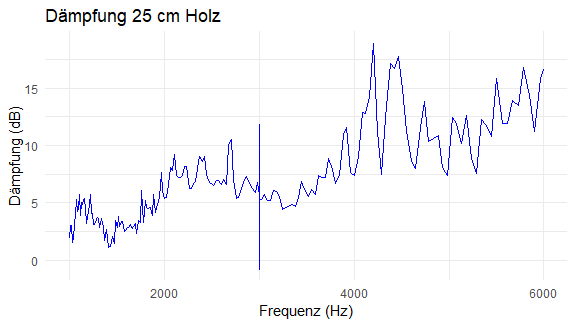

Source code (R):
# Pakete laden
library(readxl)
library(dplyr)
library(writexl)
library(openxlsx)

tabelle1 <- read.xlsx("C:\\Users\\veren\\OneDrive\\Dokumente\\Holztechnikum\\Diplomarbeit\\Analyse\\250Holz\\250Holz_neu.xlsx")
tabelle2 <- read_excel("C:\\Users\\veren\\OneDrive\\Dokumente\\Holztechnikum\\Diplomarbeit\\Analyse\\Freifeld\\Freifeld_neu.xlsx") 
colnames(tabelle1)
colnames(tabelle2)

kombinierte_tabelle <- inner_join(
  tabelle1 %>% select(Frequency, Mittelwert),
  tabelle2 %>% select(Frequency, Mittelwert),
  by = "Frequency",
  suffix = c("_1", "_2")
)

kombinierte_tabelle <- kombinierte_tabelle %>%
  mutate(Differenz = Mittelwert_1 - Mittelwert_2)

# Ergebnisse anzeigen
head(kombinierte_tabelle)


# Optional: Ergebnisse exportieren
write_xlsx(kombinierte_tabelle, "C:/Users/veren/OneDrive/Dokumente/Holztechnikum/Diplomarbeit/Analyse/250Holz/Kombiniert.xlsx")


library(ggplot2)

# 3. Excel-Datei einlesen
daten <- read_excel("C:/Users/veren/OneDrive/Dokumente/Holztechnikum/Diplomarbeit/Analyse/250Holz/Kombiniert.xlsx")

# 4. Überprüfen, ob die Tabelle korrekt geladen wurde
head(daten)  

# 5. Sicherstellen, dass die Spalten numerisch sind
daten$Frequency <- as.numeric(daten$Frequency)
daten$`Differenz` <- as.numeric(daten$`Differenz`)

# 6. Grafik erstellen
grafik <- ggplot(daten, aes(x = Frequency, y = `Differenz`)) + 
  geom_line(color = "blue", size = 0.5) +  # Linie für den Verlauf
  labs(
    title = "Dämpfung 25 cm Holz",  # Titel der Grafik
    x = "Frequenz (Hz)",               # Beschriftung der x-Achse
    y = "Dämpfung (dB)"                # Beschriftung der y-Achse
  ) +
  theme_minimal()  # Einfaches und übersichtliches Design

# 7. Grafik anzeigen
print(grafik)
